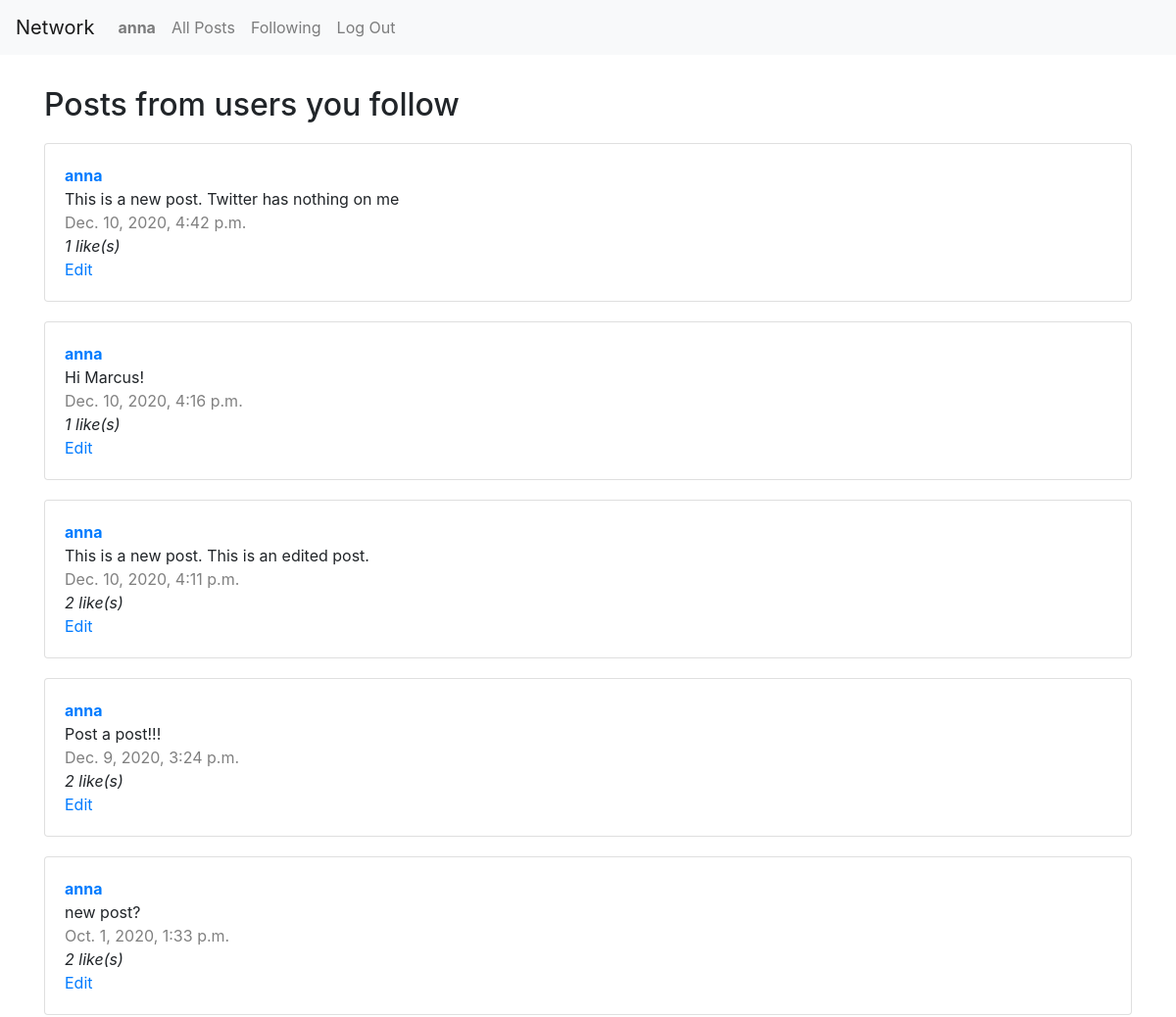
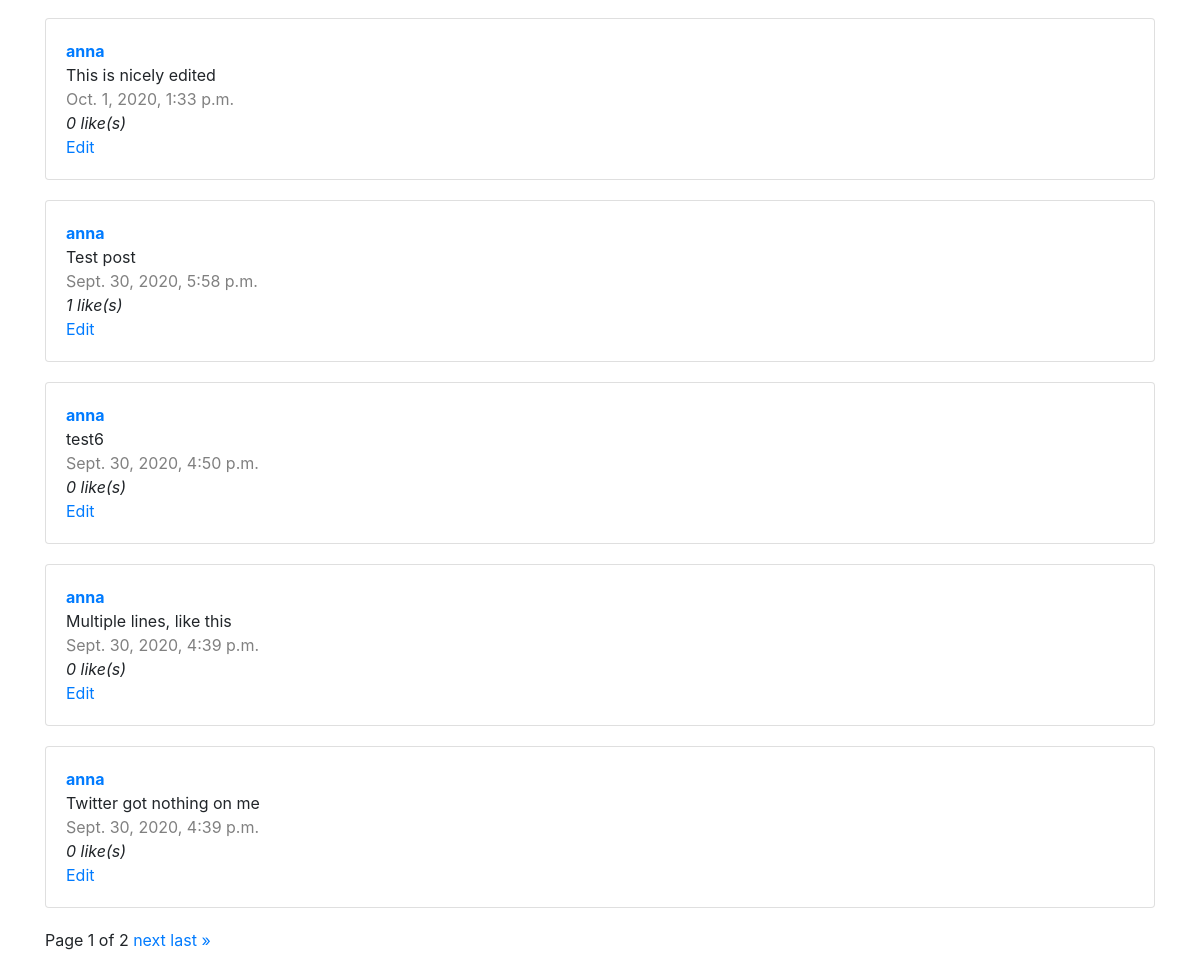
The page /user/admin/following (signed in) on the database its author committed (2 pictures, top to bottom).
### network/models.py (models this page shows, shortened)
class User(AbstractUser):
    likes = models.ManyToManyField("Post", blank=True, related_name="liked_post")
    followers = models.ManyToManyField("self", blank="True", symmetrical=False, related_name="following")

class Post(models.Model):
    user = models.ForeignKey(User, on_delete=models.CASCADE)
    text = models.TextField(max_length=240)
    likes = models.ManyToManyField(User, blank=True, related_name="liked_user")
    timestamp = models.DateTimeField(auto_now_add=True)

### network/views.py (the view)
# urls.py: path("user/<str:username>/following", views.following, name="following"),
@login_required
def following(request, username):
    posts = []
    user = User.objects.get(username=username)
    followers = User.objects.all().filter(followers=user)
    for follow in followers:
        posts_list = list(Post.objects.filter(user=follow).order_by("-timestamp"))
        for post in posts_list:
            posts.append(post)
    paginator = Paginator(posts, 10)
    page_number = request.GET.get('page')
    page_obj = paginator.get_page(page_number)
    return render(request, "network/following.html", {
        "user": user,
        "page_obj": page_obj,
    })

### network/templates/network/following.html (shortened to what this page needs)
{% extends "network/layout.html" %}
{% block body %}
<div id="posts-view">
    <h2>Posts from users you follow</h2>
    {% for post in page_obj %}
    <div class="card" id="post-{{ post.id }}">
        <span id="username"><a href="{% url 'profile' post.user %}">{{ post.user }}</a></span>
        <span id="text">{{ post.text }}</span>
        <span id="timestamp">{{ post.timestamp }}</span>
        <span id="likes">
            <span class="likescount" data-id="{{ post.likes.count }}"
            {% if request.user in post.likes.all %}
            data-is_liked="yes"
            {% else %}
            data-is_liked="no"
            {% endif %}>
            {{ post.likes.count }}
            </span> like(s)
        </span>
        {% if post.user == request.user %}<a href="" onclick="return editPost(this)" id="edit" data-id="{{ post.id }}">Edit</a>
        {% endif %}
    </div>
    {% endfor %}
</div>
<div class="pagination">
    <span class="step-links">
        <span class="current">
            Page {{ page_obj.number }} of {{ page_obj.paginator.num_pages }}
        </span>
        {% if page_obj.has_next %}
            <a href="?page={{ page_obj.next_page_number }}">next</a>
            <a href="?page={{ page_obj.paginator.num_pages }}">last &raquo;</a>
        {% endif %}
    </span>
</div>
{% endblock %}

### network/templates/network/layout.html (shortened to what this page needs)
{% load static %}
<!DOCTYPE html>
<html lang="en">
    <head>
        <link rel="stylesheet" href="https://stackpath.bootstrapcdn.com/bootstrap/4.4.1/css/bootstrap.min.css">
        <link href="{% static 'network/styles.css' %}" rel="stylesheet">
    </head>
    <body>
        <nav class="navbar navbar-expand-lg navbar-light bg-light">
            <a class="navbar-brand" href="/">Network</a>
            <div>
              <ul class="navbar-nav mr-auto">
                {% if user.is_authenticated %}
                    <li class="nav-item">
                        <a class="nav-link" href="{% url 'profile' user.username %}"><strong>{{ request.user.username }}</strong></a>
                    </li>
                {% endif %}
                <li class="nav-item">
                  <a class="nav-link" href="{% url 'index' %}">All Posts</a>
                </li>
                {% if user.is_authenticated %}
                    <li class="nav-item">
                        <a class="nav-link" href="{% url 'following' user.username %}">Following</a>
                    </li>
                    <li class="nav-item">
                        <a class="nav-link" href="{% url 'logout' %}">Log Out</a>
                    </li>
                {% endif %}
              </ul>
            </div>
          </nav>
        <div class="container">
            {% block body %}
            {% endblock %}
        </div>
    </body>
</html>

### network/static/network/styles.css (style rules this page uses)
.card { padding: 20px; margin: 20px 0; }
#timestamp { color: grey; }
#username { font-weight: bold; }
.pagination { margin-bottom: 2em; }
h1, h2 { margin-top: 1em; }
#likes { font-style: italic; }

### rows shown on the page
User: user.username "anna"
Post: user "anna", text "This is a new post. Twitter has nothing on me", timestamp "Dec. 10, 2020, 4:42 p.m.", likes.count "1"
Post: user "anna", text "Hi Marcus!", timestamp "Dec. 10, 2020, 4:16 p.m.", likes.count "1"
Post: user "anna", text "This is a new post. This is an edited post.", timestamp "Dec. 10, 2020, 4:11 p.m.", likes.count "2"
Post: user "anna", text "Post a post!!!", timestamp "Dec. 9, 2020, 3:24 p.m.", likes.count "2"
Post: user "anna", text "new post?", timestamp "Oct. 1, 2020, 1:33 p.m.", likes.count "2"
Post: user "anna", text "This is nicely edited", timestamp "Oct. 1, 2020, 1:33 p.m.", likes.count "0"
Post: user "anna", text "Test post", timestamp "Sept. 30, 2020, 5:58 p.m.", likes.count "1"
Post: user "anna", text "test6", timestamp "Sept. 30, 2020, 4:50 p.m.", likes.count "0"
Post: user "anna", text "Multiple lines, like this", timestamp "Sept. 30, 2020, 4:39 p.m.", likes.count "0"
Post: user "anna", text "Twitter got nothing on me", timestamp "Sept. 30, 2020, 4:39 p.m.", likes.count "0"

### other values the page prints
{{ page_obj.number }} "1"
{{ page_obj.paginator.num_pages }} "2"
